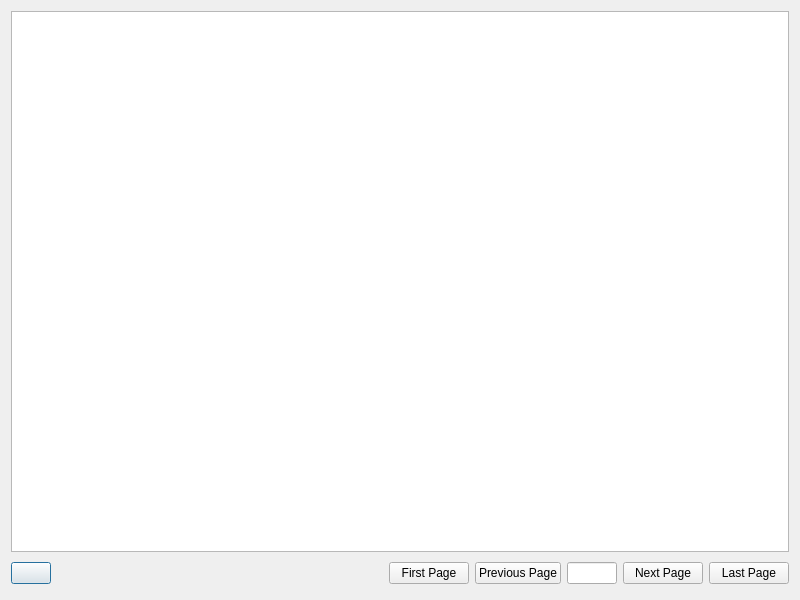
<?xml version="1.0" encoding="UTF-8"?>
<ui version="4.0">
 <class>TableView</class>
 <widget class="QDialog" name="TableView">
  <property name="geometry">
   <rect>
    <x>0</x>
    <y>0</y>
    <width>800</width>
    <height>600</height>
   </rect>
  </property>
  <property name="windowTitle">
   <string>Dialog</string>
  </property>
  <layout class="QGridLayout" name="gridLayout">
   <item row="0" column="0">
    <layout class="QVBoxLayout" name="verticalLayout">
     <item>
      <widget class="QTableView" name="tableView"/>
     </item>
     <item>
      <layout class="QHBoxLayout">
       <property name="spacing">
        <number>6</number>
       </property>
       <property name="leftMargin">
        <number>0</number>
       </property>
       <property name="topMargin">
        <number>0</number>
       </property>
       <property name="rightMargin">
        <number>0</number>
       </property>
       <property name="bottomMargin">
        <number>0</number>
       </property>
       <item>
        <widget class="QPushButton" name="pushButtonInvalid">
         <property name="text">
          <string/>
         </property>
        </widget>
       </item>
       <item>
        <spacer>
         <property name="orientation">
          <enum>Qt::Horizontal</enum>
         </property>
         <property name="sizeHint" stdset="0">
          <size>
           <width>131</width>
           <height>31</height>
          </size>
         </property>
        </spacer>
       </item>
       <item>
        <widget class="QPushButton" name="pushButtonFirst">
         <property name="text">
          <string>First Page</string>
         </property>
        </widget>
       </item>
       <item>
        <widget class="QPushButton" name="PushButtonPrev">
         <property name="enabled">
          <bool>true</bool>
         </property>
         <property name="text">
          <string>Previous Page</string>
         </property>
        </widget>
       </item>
       <item>
        <widget class="QLineEdit" name="lineEdit">
         <property name="enabled">
          <bool>true</bool>
         </property>
         <property name="sizePolicy">
          <sizepolicy hsizetype="Fixed" vsizetype="Fixed">
           <horstretch>0</horstretch>
           <verstretch>0</verstretch>
          </sizepolicy>
         </property>
         <property name="minimumSize">
          <size>
           <width>50</width>
           <height>0</height>
          </size>
         </property>
         <property name="maximumSize">
          <size>
           <width>50</width>
           <height>16777215</height>
          </size>
         </property>
         <property name="inputMask">
          <string/>
         </property>
         <property name="text">
          <string/>
         </property>
         <property name="alignment">
          <set>Qt::AlignRight|Qt::AlignTrailing|Qt::AlignVCenter</set>
         </property>
        </widget>
       </item>
       <item>
        <widget class="QPushButton" name="pushButtonNext">
         <property name="enabled">
          <bool>true</bool>
         </property>
         <property name="text">
          <string>Next Page</string>
         </property>
        </widget>
       </item>
       <item>
        <widget class="QPushButton" name="pushButtonLast">
         <property name="text">
          <string>Last Page</string>
         </property>
        </widget>
       </item>
      </layout>
     </item>
    </layout>
   </item>
  </layout>
 </widget>
 <tabstops>
  <tabstop>tableView</tabstop>
  <tabstop>lineEdit</tabstop>
  <tabstop>pushButtonInvalid</tabstop>
  <tabstop>pushButtonFirst</tabstop>
  <tabstop>PushButtonPrev</tabstop>
  <tabstop>pushButtonNext</tabstop>
  <tabstop>pushButtonLast</tabstop>
 </tabstops>
 <resources/>
 <connections/>
</ui>
